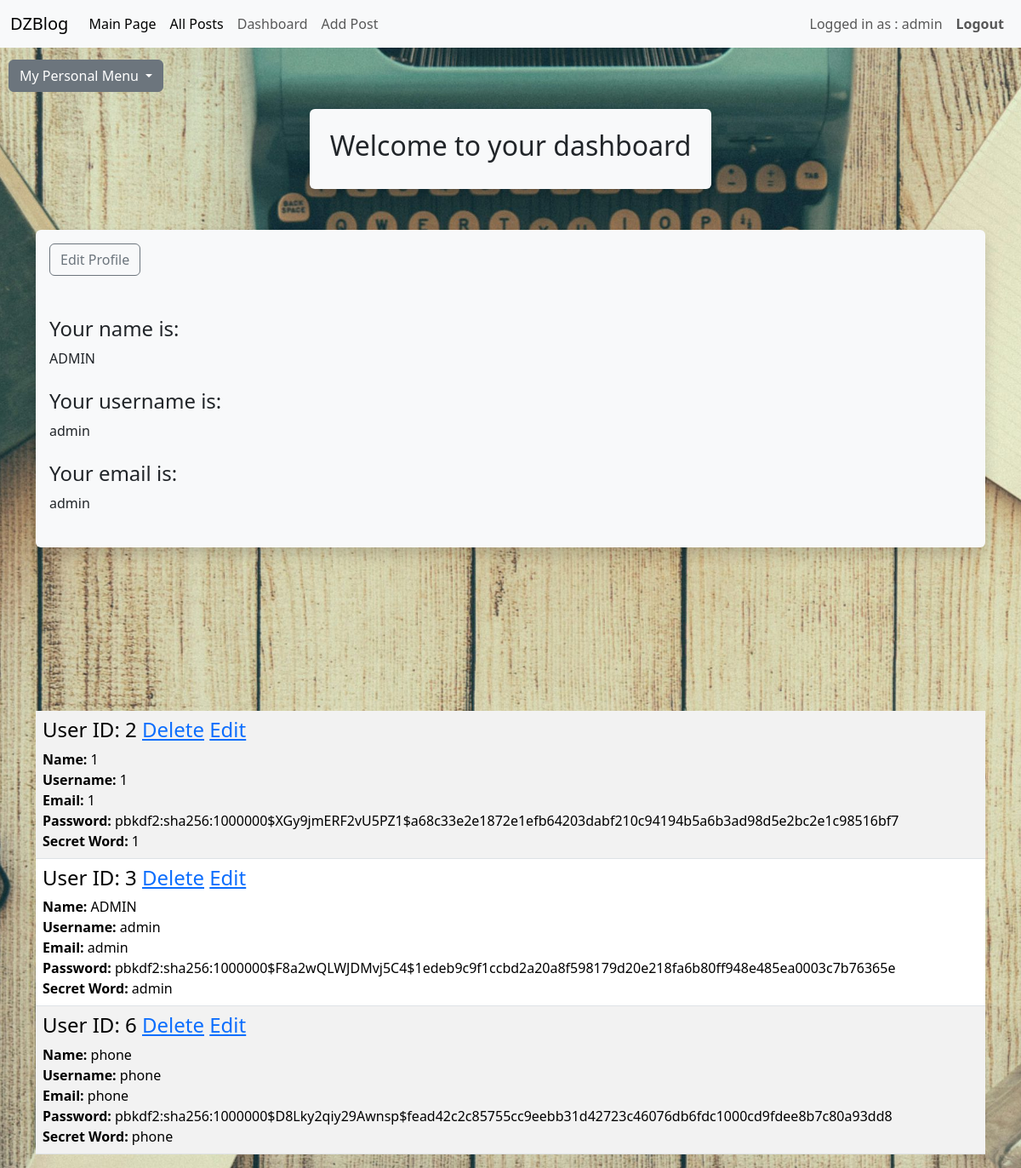
/dashboard (signed in), run on the app's committed database.
### app.py (models this page shows, shortened)
class Users(db.Model,UserMixin):
    id = db.Column(db.Integer,primary_key=True)
    name = db.Column(db.String(80),nullable=False)
    username = db.Column(db.String(80),nullable=False,unique=True)
    email = db.Column(db.String(80),nullable=False,unique=True)
    secret_word = db.Column(db.String(20),nullable=False)
    password_hash = db.Column(db.String(128))
    posts = db.relationship('Posts',backref='poster')
    @property
    def password(self):
        raise AttributeError("password is unreadable")

### app.py (the view)
@app.route('/dashboard',methods=["GET","POST"])
@login_required
def dashboard():
    form = RegisterForm()
    all_users = Users.query.order_by(Users.username)
    id = current_user.id
    name_to_edit = Users.query.get_or_404(id)
    if request.method == "POST":
        name_to_edit.name = request.form['name']
        name_to_edit.username = request.form['username']
        name_to_edit.email = request.form['email']
        name_to_edit.secret_word = request.form['secret_word']
        try:
            db.session.commit()
            flash("Editted User Successfully")
            return render_template("dashboard.html",form=form,
                name_to_edit=name_to_edit,id=id,all_users=all_users)
        except:
            flash("ERROR..Try Again!")
            return render_template("dashboard.html",form=form,
                name_to_edit=name_to_edit,id=id,all_users=all_users)
    else:
        return render_template("dashboard.html",form=form,
                name_to_edit=name_to_edit,id=id,all_users=all_users)
    return render_template('dashboard.html',form=form,all_users=all_users)

### app.py (called while the page is built)
@login_manager.user_loader
def load_user(user_id):
    return Users.query.get(int(user_id))

### templates/dashboard.html (shortened to what this page needs)
{% extends 'base.html' %}
{% block content %}
<div class="container d-flex justify-content-center my-5">
    <div class="bg-light p-4 rounded shadow text-center">
    <h2>Welcome to your dashboard</h2>
  </div>
</div>
<div class="dropdown" style="position: fixed; top: 70px; left: 10px; z-index: 1000;">
  <button class="btn btn-secondary dropdown-toggle" type="button" data-bs-toggle="dropdown" aria-expanded="false">
    My Personal Menu
  </button>
</div>
<div class="shadow p-3 mb-5 bg-body-tertiary rounded">
<a href="{{ url_for('edit_user',id=current_user.id) }}"class="btn btn-outline-secondary">Edit Profile</a><br/><br/><br/>
<h4> Your name is:</h4>{{current_user.name}}<br/><br/>
<h4> Your username is:</h4>{{current_user.username}}<br/><br/>
<h4> Your email is:</h4>{{current_user.email}}<br/><br/>
</div>
<br/><br/><br/>
{% if current_user.username == 'admin' %}
    <table class="table table-striped">
    {% for user in all_users %}
    <tr>
    <td><h4>User ID: {{user.id}}    <a href="{{ url_for('remove_user',id=user.id) }}">Delete</a>
    <a href="{{ url_for('edit_user',id=user.id) }}">Edit</a></h4>
    <strong>Name: </strong>{{user.name}}<br/>
    <strong>Username: </strong>{{user.username}}<br/>
    <strong>Email: </strong>{{user.email}}<br/>
    <strong>Password: </strong>{{ user.password_hash }}<br/>
    <strong>Secret Word: </strong>{{ user.secret_word }}</td><br/>
    </tr>
{% endfor %}
</table>
{%endif%}
{% endblock %}

### templates/base.html (shortened to what this page needs)
<!doctype html>
<html lang="en" dir="ltr">
  <head>
   <link rel="stylesheet" href="https://cdn.jsdelivr.net/npm/bootstrap@5.3.8/dist/css/bootstrap.min.css">
   <link rel="stylesheet" href="{{ url_for('static', filename='css/style.css') }}">
  </head>
  <body>
        {% include 'navbar.html' %}
    <br/>
    <div class="container">
        {% block content %}
        {% endblock %}
    </div>
  </body>
</html>

### templates/navbar.html (shortened to what this page needs)
<nav class="navbar navbar-expand-lg bg-body-tertiary">
  <div class="container-fluid">
    <a class="navbar-brand">DZBlog</a>
    <div class="collapse navbar-collapse" id="navbarNav">
      <ul class="navbar-nav me-auto">
        <li class="nav-item">
          <a class="nav-link active" href="{{ url_for('index') }}">Main Page</a>
        </li>
        <li class="nav-item">
          <a class="nav-link active" href="{{ url_for('posts') }}">All Posts</a>
        </li>
        <li class="nav-item">
          <a class="nav-link" href="{{ url_for('dashboard') }}">Dashboard</a>
        </li>
        {% if current_user.is_authenticated %}
        <li class="nav-item">
          <a class="nav-link" href="{{ url_for('add_post') }}">Add Post</a>
        </li>
        {% endif %}
      </ul>
      <ul class="navbar-nav ms-auto">
        {% if not current_user.is_authenticated %}
        <li class="nav-item">
          <a class="nav-link" href="{{ url_for('login') }}">Login</a>
        </li>
        <li class="nav-item">
          <a class="nav-link" href="{{ url_for('register') }}">Sign Up</a>
        </li>
        {% else %}
        <li class="nav-item">
          <a class="nav-link">Logged in as : {{ current_user.username }}</a>
        </li>
        <li class="nav-item">
          <a class="nav-link" href="{{ url_for('logout') }}"><strong>Logout</strong></a>
        </li>
        {% endif %}
      </ul>
    </div>
  </div>
</nav>

### static/css/style.css (style rules this page uses)
body { background-image: url('../images/background.jpeg'); background-size: cover; background-repeat: no-repeat; background-position: center; min-height: 100vh; }

### data on the page
Users: username "admin", name "ADMIN", email "admin", id "3", password_hash "pbkdf2:sha256:1000000$F8a2wQLWJDMvj5C4$1edeb9c9f1ccbd2a20a8f598179d20e218fa6b80ff948e485ea0003c7b76365e", secret_word "admin"
Users: id "2", name "1", username "1", email "1", password_hash "pbkdf2:sha256:1000000$XGy9jmERF2vU5PZ1$a68c33e2e1872e1efb64203dabf210c94194b5a6b3ad98d5e2bc2e1c98516bf7", secret_word "1"
Users: id "6", name "phone", username "phone", email "phone", password_hash "pbkdf2:sha256:1000000$D8Lky2qiy29Awnsp$fead42c2c85755cc9eebb31d42723c46076db6fdc1000cd9fdee8b7c80a93dd8", secret_word "phone"
